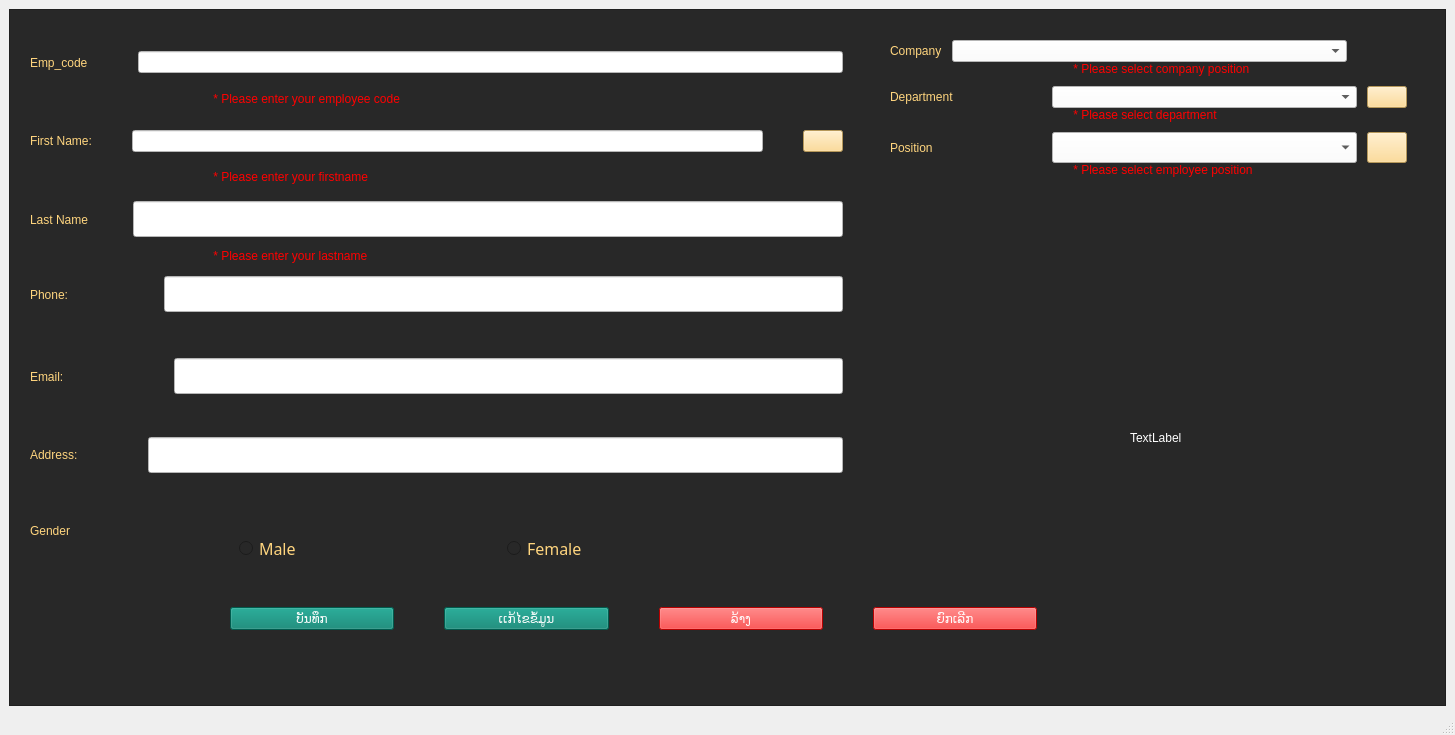
<?xml version="1.0" encoding="UTF-8"?>
<ui version="4.0">
 <class>frm_employee_popup</class>
 <widget class="QMainWindow" name="frm_employee_popup">
  <property name="geometry">
   <rect>
    <x>0</x>
    <y>0</y>
    <width>1455</width>
    <height>735</height>
   </rect>
  </property>
  <property name="windowTitle">
   <string>Employee Form</string>
  </property>
  <widget class="QWidget" name="centralwidget">
   <layout class="QGridLayout" name="gridLayout">
    <property name="bottomMargin">
     <number>7</number>
    </property>
    <item row="0" column="0">
     <widget class="QFrame" name="frame_main">
      <property name="styleSheet">
       <string notr="true">color: rgb(255, 213, 126);
background-color: rgb(40, 40, 40);</string>
      </property>
      <property name="frameShape">
       <enum>QFrame::StyledPanel</enum>
      </property>
      <property name="frameShadow">
       <enum>QFrame::Raised</enum>
      </property>
      <layout class="QGridLayout" name="gridLayout_3">
       <property name="leftMargin">
        <number>0</number>
       </property>
       <property name="topMargin">
        <number>0</number>
       </property>
       <property name="rightMargin">
        <number>0</number>
       </property>
       <property name="bottomMargin">
        <number>0</number>
       </property>
       <property name="spacing">
        <number>0</number>
       </property>
       <item row="0" column="0">
        <widget class="QWidget" name="widget" native="true">
         <widget class="QLabel" name="label_13">
          <property name="geometry">
           <rect>
            <x>20</x>
            <y>500</y>
            <width>211</width>
            <height>41</height>
           </rect>
          </property>
          <property name="styleSheet">
           <string notr="true">font: 18pt &quot;Phetsarath OT&quot;;
color: rgb(255, 213, 126);
</string>
          </property>
          <property name="text">
           <string>Gender</string>
          </property>
         </widget>
         <widget class="QWidget" name="verticalLayoutWidget">
          <property name="geometry">
           <rect>
            <x>220</x>
            <y>480</y>
            <width>807</width>
            <height>140</height>
           </rect>
          </property>
          <layout class="QVBoxLayout" name="verticalLayout_2">
           <property name="spacing">
            <number>0</number>
           </property>
           <item>
            <widget class="QWidget" name="widget_2" native="true">
             <layout class="QHBoxLayout" name="horizontalLayout_2" stretch="1,2">
              <property name="spacing">
               <number>7</number>
              </property>
              <item>
               <widget class="QRadioButton" name="rb_Male">
                <property name="font">
                 <font>
                  <family>Phetsarath OT</family>
                  <pointsize>12</pointsize>
                  <weight>50</weight>
                  <italic>false</italic>
                  <bold>false</bold>
                 </font>
                </property>
                <property name="styleSheet">
                 <string notr="true">font: 12pt &quot;Phetsarath OT&quot;;</string>
                </property>
                <property name="text">
                 <string>Male</string>
                </property>
               </widget>
              </item>
              <item>
               <widget class="QRadioButton" name="rb_Female">
                <property name="font">
                 <font>
                  <family>Phetsarath OT</family>
                  <pointsize>12</pointsize>
                 </font>
                </property>
                <property name="text">
                 <string>Female</string>
                </property>
                <property name="iconSize">
                 <size>
                  <width>20</width>
                  <height>20</height>
                 </size>
                </property>
               </widget>
              </item>
             </layout>
            </widget>
           </item>
           <item>
            <layout class="QHBoxLayout" name="horizontalLayout_3">
             <property name="spacing">
              <number>50</number>
             </property>
             <item>
              <widget class="QPushButton" name="btn_insert">
               <property name="styleSheet">
                <string notr="true">background-color: rgb(0, 127, 108);
color: rgb(255, 255, 255);
font: 18pt &quot;Phetsarath OT&quot;;</string>
               </property>
               <property name="text">
                <string>ບັນທຶກ</string>
               </property>
               <property name="iconSize">
                <size>
                 <width>20</width>
                 <height>20</height>
                </size>
               </property>
              </widget>
             </item>
             <item>
              <widget class="QPushButton" name="btn_edit">
               <property name="styleSheet">
                <string notr="true">background-color: rgb(0, 127, 108);
color: rgb(255, 255, 255);
font: 18pt &quot;Phetsarath OT&quot;;</string>
               </property>
               <property name="text">
                <string>ເເກ້ໄຂຂໍ້ມູນ</string>
               </property>
               <property name="iconSize">
                <size>
                 <width>25</width>
                 <height>25</height>
                </size>
               </property>
              </widget>
             </item>
             <item>
              <widget class="QPushButton" name="btn_clear_form">
               <property name="styleSheet">
                <string notr="true">background-color: rgb(255, 0, 0);
color: rgb(255, 255, 255);
font: 18pt &quot;Phetsarath OT&quot;;</string>
               </property>
               <property name="text">
                <string>ລ້າງ</string>
               </property>
               <property name="iconSize">
                <size>
                 <width>25</width>
                 <height>25</height>
                </size>
               </property>
              </widget>
             </item>
             <item>
              <widget class="QPushButton" name="btn_cancel">
               <property name="styleSheet">
                <string notr="true">background-color: rgb(255, 0, 0);
color: rgb(255, 255, 255);
font: 18pt &quot;Phetsarath OT&quot;;</string>
               </property>
               <property name="text">
                <string>ຍົກເລີກ</string>
               </property>
               <property name="iconSize">
                <size>
                 <width>25</width>
                 <height>25</height>
                </size>
               </property>
              </widget>
             </item>
            </layout>
           </item>
          </layout>
         </widget>
         <widget class="QLabel" name="lbl_id_popup">
          <property name="geometry">
           <rect>
            <x>1120</x>
            <y>420</y>
            <width>55</width>
            <height>16</height>
           </rect>
          </property>
          <property name="styleSheet">
           <string notr="true">color: rgb(255, 255, 255);</string>
          </property>
          <property name="text">
           <string>TextLabel</string>
          </property>
         </widget>
         <widget class="QWidget" name="widget_Form" native="true">
          <property name="geometry">
           <rect>
            <x>20</x>
            <y>20</y>
            <width>813</width>
            <height>471</height>
           </rect>
          </property>
          <property name="styleSheet">
           <string notr="true"/>
          </property>
          <layout class="QVBoxLayout" name="verticalLayout" stretch="3,1,3,1,3,1,3,1,3,1,3,1">
           <property name="spacing">
            <number>0</number>
           </property>
           <property name="leftMargin">
            <number>0</number>
           </property>
           <property name="topMargin">
            <number>0</number>
           </property>
           <property name="rightMargin">
            <number>0</number>
           </property>
           <property name="bottomMargin">
            <number>0</number>
           </property>
           <item>
            <widget class="QWidget" name="widget_4" native="true">
             <layout class="QHBoxLayout" name="horizontalLayout">
              <property name="spacing">
               <number>50</number>
              </property>
              <property name="leftMargin">
               <number>0</number>
              </property>
              <property name="topMargin">
               <number>7</number>
              </property>
              <property name="rightMargin">
               <number>0</number>
              </property>
              <property name="bottomMargin">
               <number>1</number>
              </property>
              <item>
               <widget class="QLabel" name="label">
                <property name="styleSheet">
                 <string notr="true">font: 18pt &quot;Phetsarath OT&quot;;
color: rgb(255, 213, 126);
</string>
                </property>
                <property name="text">
                 <string>Emp_code</string>
                </property>
               </widget>
              </item>
              <item>
               <widget class="QLineEdit" name="txt_emp_code">
                <property name="enabled">
                 <bool>true</bool>
                </property>
                <property name="styleSheet">
                 <string notr="true">background-color: rgb(255, 255, 255);
color: rgb(0, 0, 0);
font: 18pt &quot;Phetsarath OT&quot;;</string>
                </property>
                <property name="text">
                 <string/>
                </property>
               </widget>
              </item>
             </layout>
            </widget>
           </item>
           <item>
            <widget class="QWidget" name="widgets_vld_name" native="true">
             <layout class="QHBoxLayout" name="horizontalLayout_9">
              <property name="spacing">
               <number>10</number>
              </property>
              <property name="leftMargin">
               <number>180</number>
              </property>
              <property name="topMargin">
               <number>0</number>
              </property>
              <property name="rightMargin">
               <number>310</number>
              </property>
              <property name="bottomMargin">
               <number>0</number>
              </property>
              <item>
               <widget class="QLabel" name="vld_emp_code">
                <property name="styleSheet">
                 <string notr="true">background-color: rgb(40, 40, 40);
color: rgb(255, 0, 0);
font: 12pt &quot;MS Shell Dlg 2&quot;;</string>
                </property>
                <property name="text">
                 <string> * Please enter your employee code</string>
                </property>
               </widget>
              </item>
             </layout>
            </widget>
           </item>
           <item>
            <widget class="QWidget" name="widget_5" native="true">
             <layout class="QHBoxLayout" name="horizontalLayout_4">
              <property name="spacing">
               <number>40</number>
              </property>
              <property name="leftMargin">
               <number>0</number>
              </property>
              <property name="topMargin">
               <number>7</number>
              </property>
              <property name="rightMargin">
               <number>0</number>
              </property>
              <property name="bottomMargin">
               <number>1</number>
              </property>
              <item>
               <widget class="QLabel" name="label_2">
                <property name="styleSheet">
                 <string notr="true">font: 18pt &quot;Phetsarath OT&quot;;
color: rgb(255, 213, 126);
</string>
                </property>
                <property name="text">
                 <string>First Name:</string>
                </property>
               </widget>
              </item>
              <item>
               <widget class="QLineEdit" name="txt_name">
                <property name="styleSheet">
                 <string notr="true">background-color: rgb(255, 255, 255);
font: 18pt &quot;Phetsarath OT&quot;;
color: rgb(0, 0, 0);</string>
                </property>
                <property name="text">
                 <string/>
                </property>
               </widget>
              </item>
              <item>
               <widget class="QPushButton" name="btn_search_name">
                <property name="maximumSize">
                 <size>
                  <width>60</width>
                  <height>16777215</height>
                 </size>
                </property>
                <property name="styleSheet">
                 <string notr="true">background-color: rgb(255, 213, 126);
color: rgb(0, 0, 0);
font: 18pt &quot;Phetsarath OT&quot;;</string>
                </property>
                <property name="text">
                 <string/>
                </property>
                <property name="iconSize">
                 <size>
                  <width>40</width>
                  <height>40</height>
                 </size>
                </property>
               </widget>
              </item>
             </layout>
            </widget>
           </item>
           <item>
            <widget class="QWidget" name="widget_10" native="true">
             <layout class="QHBoxLayout" name="horizontalLayout_10">
              <property name="spacing">
               <number>0</number>
              </property>
              <property name="leftMargin">
               <number>180</number>
              </property>
              <property name="topMargin">
               <number>0</number>
              </property>
              <property name="rightMargin">
               <number>270</number>
              </property>
              <property name="bottomMargin">
               <number>0</number>
              </property>
              <item>
               <widget class="QLabel" name="vld_name">
                <property name="styleSheet">
                 <string notr="true">background-color: rgb(40, 40, 40);
color: rgb(255, 0, 0);
font: 12pt &quot;MS Shell Dlg 2&quot;;</string>
                </property>
                <property name="text">
                 <string> * Please enter your firstname</string>
                </property>
               </widget>
              </item>
             </layout>
            </widget>
           </item>
           <item>
            <widget class="QWidget" name="widget_6" native="true">
             <layout class="QHBoxLayout" name="horizontalLayout_5">
              <property name="spacing">
               <number>45</number>
              </property>
              <property name="leftMargin">
               <number>0</number>
              </property>
              <property name="topMargin">
               <number>7</number>
              </property>
              <property name="rightMargin">
               <number>0</number>
              </property>
              <property name="bottomMargin">
               <number>1</number>
              </property>
              <item>
               <widget class="QLabel" name="label_9">
                <property name="styleSheet">
                 <string notr="true">font: 18pt &quot;Phetsarath OT&quot;;
color: rgb(255, 213, 126);
</string>
                </property>
                <property name="text">
                 <string>Last Name</string>
                </property>
               </widget>
              </item>
              <item>
               <widget class="QLineEdit" name="txt_surname">
                <property name="styleSheet">
                 <string notr="true">background-color: rgb(255, 255, 255);
font: 18pt;
color: rgb(0, 0, 0);</string>
                </property>
                <property name="text">
                 <string/>
                </property>
               </widget>
              </item>
             </layout>
            </widget>
           </item>
           <item>
            <widget class="QWidget" name="widget_11" native="true">
             <layout class="QHBoxLayout" name="horizontalLayout_13">
              <property name="spacing">
               <number>0</number>
              </property>
              <property name="leftMargin">
               <number>180</number>
              </property>
              <property name="topMargin">
               <number>0</number>
              </property>
              <property name="rightMargin">
               <number>270</number>
              </property>
              <property name="bottomMargin">
               <number>0</number>
              </property>
              <item>
               <widget class="QLabel" name="vld_last_name">
                <property name="styleSheet">
                 <string notr="true">background-color: rgb(40, 40, 40);
color: rgb(255, 0, 0);
font: 12pt &quot;MS Shell Dlg 2&quot;;</string>
                </property>
                <property name="text">
                 <string> * Please enter your lastname</string>
                </property>
               </widget>
              </item>
             </layout>
            </widget>
           </item>
           <item>
            <widget class="QWidget" name="widget_7" native="true">
             <layout class="QHBoxLayout" name="horizontalLayout_6">
              <property name="spacing">
               <number>95</number>
              </property>
              <property name="leftMargin">
               <number>0</number>
              </property>
              <property name="topMargin">
               <number>0</number>
              </property>
              <property name="rightMargin">
               <number>0</number>
              </property>
              <property name="bottomMargin">
               <number>1</number>
              </property>
              <item>
               <widget class="QLabel" name="label_3">
                <property name="styleSheet">
                 <string notr="true">font: 18pt &quot;Phetsarath OT&quot;;
color: rgb(255, 213, 126);
</string>
                </property>
                <property name="text">
                 <string>Phone:</string>
                </property>
               </widget>
              </item>
              <item>
               <widget class="QLineEdit" name="txt_phone">
                <property name="styleSheet">
                 <string notr="true">background-color: rgb(255, 255, 255);
font: 18pt ;
color: rgb(0, 0, 0);</string>
                </property>
                <property name="text">
                 <string/>
                </property>
               </widget>
              </item>
             </layout>
            </widget>
           </item>
           <item>
            <widget class="QWidget" name="widget_12" native="true">
             <layout class="QHBoxLayout" name="horizontalLayout_14">
              <property name="spacing">
               <number>0</number>
              </property>
              <property name="leftMargin">
               <number>200</number>
              </property>
              <property name="topMargin">
               <number>0</number>
              </property>
              <property name="rightMargin">
               <number>270</number>
              </property>
              <property name="bottomMargin">
               <number>0</number>
              </property>
              <item>
               <widget class="QLabel" name="vld_last_name_5">
                <property name="styleSheet">
                 <string notr="true">background-color: rgb(40, 40, 40);
color: rgb(255, 0, 0);
font: 12pt &quot;MS Shell Dlg 2&quot;;</string>
                </property>
                <property name="text">
                 <string/>
                </property>
               </widget>
              </item>
             </layout>
            </widget>
           </item>
           <item>
            <widget class="QWidget" name="widget_8" native="true">
             <layout class="QHBoxLayout" name="horizontalLayout_7">
              <property name="spacing">
               <number>110</number>
              </property>
              <property name="leftMargin">
               <number>0</number>
              </property>
              <property name="topMargin">
               <number>7</number>
              </property>
              <property name="rightMargin">
               <number>0</number>
              </property>
              <property name="bottomMargin">
               <number>1</number>
              </property>
              <item>
               <widget class="QLabel" name="label_4">
                <property name="styleSheet">
                 <string notr="true">font: 18pt &quot;Phetsarath OT&quot;;
color: rgb(255, 213, 126);
</string>
                </property>
                <property name="text">
                 <string>Email:</string>
                </property>
               </widget>
              </item>
              <item>
               <widget class="QLineEdit" name="txt_email">
                <property name="styleSheet">
                 <string notr="true">background-color: rgb(255, 255, 255);
font: 18pt ;
color: rgb(0, 0, 0);</string>
                </property>
                <property name="text">
                 <string/>
                </property>
               </widget>
              </item>
             </layout>
            </widget>
           </item>
           <item>
            <widget class="QWidget" name="widget_13" native="true">
             <layout class="QHBoxLayout" name="horizontalLayout_15">
              <property name="spacing">
               <number>0</number>
              </property>
              <property name="leftMargin">
               <number>200</number>
              </property>
              <property name="topMargin">
               <number>0</number>
              </property>
              <property name="rightMargin">
               <number>270</number>
              </property>
              <property name="bottomMargin">
               <number>0</number>
              </property>
              <item>
               <widget class="QLabel" name="vld_last_name_6">
                <property name="styleSheet">
                 <string notr="true">background-color: rgb(40, 40, 40);
color: rgb(255, 0, 0);
font: 12pt &quot;MS Shell Dlg 2&quot;;</string>
                </property>
                <property name="text">
                 <string/>
                </property>
               </widget>
              </item>
             </layout>
            </widget>
           </item>
           <item>
            <widget class="QWidget" name="widget_9" native="true">
             <layout class="QHBoxLayout" name="horizontalLayout_8">
              <property name="spacing">
               <number>70</number>
              </property>
              <property name="leftMargin">
               <number>0</number>
              </property>
              <property name="topMargin">
               <number>7</number>
              </property>
              <property name="rightMargin">
               <number>0</number>
              </property>
              <property name="bottomMargin">
               <number>1</number>
              </property>
              <item>
               <widget class="QLabel" name="label_5">
                <property name="styleSheet">
                 <string notr="true">font: 18pt &quot;Phetsarath OT&quot;;
color: rgb(255, 213, 126);
</string>
                </property>
                <property name="text">
                 <string>Address:</string>
                </property>
               </widget>
              </item>
              <item>
               <widget class="QLineEdit" name="txt_address">
                <property name="styleSheet">
                 <string notr="true">background-color: rgb(255, 255, 255);
font: 18pt;
color: rgb(0, 0, 0);</string>
                </property>
                <property name="text">
                 <string/>
                </property>
               </widget>
              </item>
             </layout>
            </widget>
           </item>
           <item>
            <widget class="QWidget" name="widget_14" native="true">
             <layout class="QHBoxLayout" name="horizontalLayout_16">
              <property name="spacing">
               <number>0</number>
              </property>
              <property name="leftMargin">
               <number>200</number>
              </property>
              <property name="topMargin">
               <number>0</number>
              </property>
              <property name="rightMargin">
               <number>270</number>
              </property>
              <property name="bottomMargin">
               <number>0</number>
              </property>
              <item>
               <widget class="QLabel" name="vld_last_name_7">
                <property name="styleSheet">
                 <string notr="true">background-color: rgb(40, 40, 40);
color: rgb(255, 0, 0);
font: 12pt &quot;MS Shell Dlg 2&quot;;</string>
                </property>
                <property name="text">
                 <string/>
                </property>
               </widget>
              </item>
             </layout>
            </widget>
           </item>
          </layout>
         </widget>
         <widget class="QWidget" name="widget_17" native="true">
          <property name="geometry">
           <rect>
            <x>880</x>
            <y>30</y>
            <width>517</width>
            <height>239</height>
           </rect>
          </property>
          <layout class="QFormLayout" name="formLayout">
           <property name="horizontalSpacing">
            <number>0</number>
           </property>
           <property name="verticalSpacing">
            <number>0</number>
           </property>
           <property name="leftMargin">
            <number>0</number>
           </property>
           <property name="topMargin">
            <number>0</number>
           </property>
           <property name="rightMargin">
            <number>0</number>
           </property>
           <property name="bottomMargin">
            <number>0</number>
           </property>
           <item row="0" column="0" colspan="2">
            <widget class="QWidget" name="widget_16" native="true">
             <layout class="QHBoxLayout" name="horizontalLayout_19" stretch="0,4,0">
              <property name="spacing">
               <number>10</number>
              </property>
              <property name="leftMargin">
               <number>0</number>
              </property>
              <property name="topMargin">
               <number>0</number>
              </property>
              <property name="rightMargin">
               <number>0</number>
              </property>
              <property name="bottomMargin">
               <number>0</number>
              </property>
              <item>
               <widget class="QLabel" name="label_11">
                <property name="styleSheet">
                 <string notr="true">font: 18pt &quot;Phetsarath OT&quot;;
color: rgb(255, 213, 126);
</string>
                </property>
                <property name="text">
                 <string>Company</string>
                </property>
               </widget>
              </item>
              <item>
               <widget class="QComboBox" name="cmb_company">
                <property name="styleSheet">
                 <string notr="true">background-color: rgb(255, 255, 255);
color: rgb(0, 0, 0);
font: 12pt &quot;Phetsarath OT&quot;;</string>
                </property>
               </widget>
              </item>
              <item>
               <widget class="QWidget" name="widget_22" native="true">
                <property name="minimumSize">
                 <size>
                  <width>50</width>
                  <height>0</height>
                 </size>
                </property>
                <property name="maximumSize">
                 <size>
                  <width>50</width>
                  <height>50</height>
                 </size>
                </property>
               </widget>
              </item>
             </layout>
            </widget>
           </item>
           <item row="3" column="0">
            <widget class="QWidget" name="widget_21" native="true">
             <layout class="QHBoxLayout" name="horizontalLayout_23">
              <property name="spacing">
               <number>0</number>
              </property>
              <property name="leftMargin">
               <number>180</number>
              </property>
              <property name="topMargin">
               <number>0</number>
              </property>
              <property name="rightMargin">
               <number>0</number>
              </property>
              <property name="bottomMargin">
               <number>10</number>
              </property>
              <item>
               <widget class="QLabel" name="vld_company">
                <property name="styleSheet">
                 <string notr="true">background-color: rgb(40, 40, 40);
color: rgb(255, 0, 0);
font: 12pt &quot;MS Shell Dlg 2&quot;;</string>
                </property>
                <property name="text">
                 <string> * Please select company position</string>
                </property>
               </widget>
              </item>
             </layout>
            </widget>
           </item>
           <item row="6" column="0" colspan="2">
            <widget class="QWidget" name="widget_15" native="true">
             <layout class="QHBoxLayout" name="horizontalLayout_18" stretch="2,4,0">
              <property name="spacing">
               <number>10</number>
              </property>
              <property name="leftMargin">
               <number>0</number>
              </property>
              <property name="topMargin">
               <number>0</number>
              </property>
              <property name="rightMargin">
               <number>0</number>
              </property>
              <property name="bottomMargin">
               <number>0</number>
              </property>
              <item>
               <widget class="QLabel" name="label_10">
                <property name="styleSheet">
                 <string notr="true">font: 18pt &quot;Phetsarath OT&quot;;
color: rgb(255, 213, 126);
</string>
                </property>
                <property name="text">
                 <string>Department</string>
                </property>
               </widget>
              </item>
              <item>
               <widget class="QComboBox" name="cmb_department">
                <property name="styleSheet">
                 <string notr="true">background-color: rgb(255, 255, 255);
color: rgb(0, 0, 0);
font: 12pt &quot;Phetsarath OT&quot;;</string>
                </property>
               </widget>
              </item>
              <item>
               <widget class="QPushButton" name="btn_search_department">
                <property name="maximumSize">
                 <size>
                  <width>50</width>
                  <height>40</height>
                 </size>
                </property>
                <property name="styleSheet">
                 <string notr="true">background-color: rgb(255, 213, 126);
color: rgb(0, 0, 0);
font: 18pt &quot;Phetsarath OT&quot;;</string>
                </property>
                <property name="text">
                 <string/>
                </property>
                <property name="iconSize">
                 <size>
                  <width>40</width>
                  <height>40</height>
                 </size>
                </property>
               </widget>
              </item>
             </layout>
            </widget>
           </item>
           <item row="7" column="0">
            <widget class="QWidget" name="widget_20" native="true">
             <layout class="QHBoxLayout" name="horizontalLayout_22">
              <property name="spacing">
               <number>0</number>
              </property>
              <property name="leftMargin">
               <number>180</number>
              </property>
              <property name="topMargin">
               <number>0</number>
              </property>
              <property name="rightMargin">
               <number>0</number>
              </property>
              <property name="bottomMargin">
               <number>10</number>
              </property>
              <item>
               <widget class="QLabel" name="vld_department">
                <property name="styleSheet">
                 <string notr="true">background-color: rgb(40, 40, 40);
color: rgb(255, 0, 0);
font: 12pt &quot;MS Shell Dlg 2&quot;;</string>
                </property>
                <property name="text">
                 <string> * Please select department</string>
                </property>
               </widget>
              </item>
             </layout>
            </widget>
           </item>
           <item row="9" column="0">
            <widget class="QWidget" name="widget_18" native="true">
             <layout class="QHBoxLayout" name="horizontalLayout_20">
              <property name="spacing">
               <number>0</number>
              </property>
              <property name="leftMargin">
               <number>180</number>
              </property>
              <property name="topMargin">
               <number>0</number>
              </property>
              <property name="rightMargin">
               <number>0</number>
              </property>
              <property name="bottomMargin">
               <number>10</number>
              </property>
              <item>
               <widget class="QLabel" name="vld_position">
                <property name="styleSheet">
                 <string notr="true">background-color: rgb(40, 40, 40);
color: rgb(255, 0, 0);
font: 12pt &quot;MS Shell Dlg 2&quot;;</string>
                </property>
                <property name="text">
                 <string> * Please select employee position</string>
                </property>
               </widget>
              </item>
             </layout>
            </widget>
           </item>
           <item row="8" column="0" colspan="2">
            <widget class="QWidget" name="widget_3" native="true">
             <layout class="QHBoxLayout" name="horizontalLayout_17" stretch="2,4,0">
              <property name="spacing">
               <number>10</number>
              </property>
              <property name="leftMargin">
               <number>0</number>
              </property>
              <property name="topMargin">
               <number>0</number>
              </property>
              <property name="rightMargin">
               <number>0</number>
              </property>
              <property name="bottomMargin">
               <number>0</number>
              </property>
              <item>
               <widget class="QLabel" name="label_7">
                <property name="styleSheet">
                 <string notr="true">font: 18pt &quot;Phetsarath OT&quot;;
color: rgb(255, 213, 126);
</string>
                </property>
                <property name="text">
                 <string>Position</string>
                </property>
               </widget>
              </item>
              <item>
               <widget class="QComboBox" name="cmb_position">
                <property name="font">
                 <font>
                  <family>Phetsarath OT</family>
                  <pointsize>12</pointsize>
                  <weight>50</weight>
                  <italic>false</italic>
                  <bold>false</bold>
                 </font>
                </property>
                <property name="styleSheet">
                 <string notr="true">background-color: rgb(255, 255, 255);
color: rgb(0, 0, 0);
font: 12pt &quot;Phetsarath OT&quot;;</string>
                </property>
               </widget>
              </item>
              <item>
               <widget class="QPushButton" name="btn_search_position">
                <property name="maximumSize">
                 <size>
                  <width>50</width>
                  <height>40</height>
                 </size>
                </property>
                <property name="styleSheet">
                 <string notr="true">background-color: rgb(255, 213, 126);
color: rgb(0, 0, 0);
font: 18pt &quot;Phetsarath OT&quot;;</string>
                </property>
                <property name="text">
                 <string/>
                </property>
                <property name="iconSize">
                 <size>
                  <width>40</width>
                  <height>40</height>
                 </size>
                </property>
               </widget>
              </item>
             </layout>
            </widget>
           </item>
          </layout>
         </widget>
         <widget class="QWidget" name="widget_19" native="true">
          <property name="geometry">
           <rect>
            <x>1200</x>
            <y>400</y>
            <width>247</width>
            <height>46</height>
           </rect>
          </property>
          <layout class="QHBoxLayout" name="horizontalLayout_21"/>
         </widget>
        </widget>
       </item>
      </layout>
     </widget>
    </item>
   </layout>
  </widget>
  <widget class="QMenuBar" name="menubar">
   <property name="geometry">
    <rect>
     <x>0</x>
     <y>0</y>
     <width>1455</width>
     <height>26</height>
    </rect>
   </property>
  </widget>
  <widget class="QStatusBar" name="statusbar"/>
 </widget>
 <resources/>
 <connections/>
</ui>
